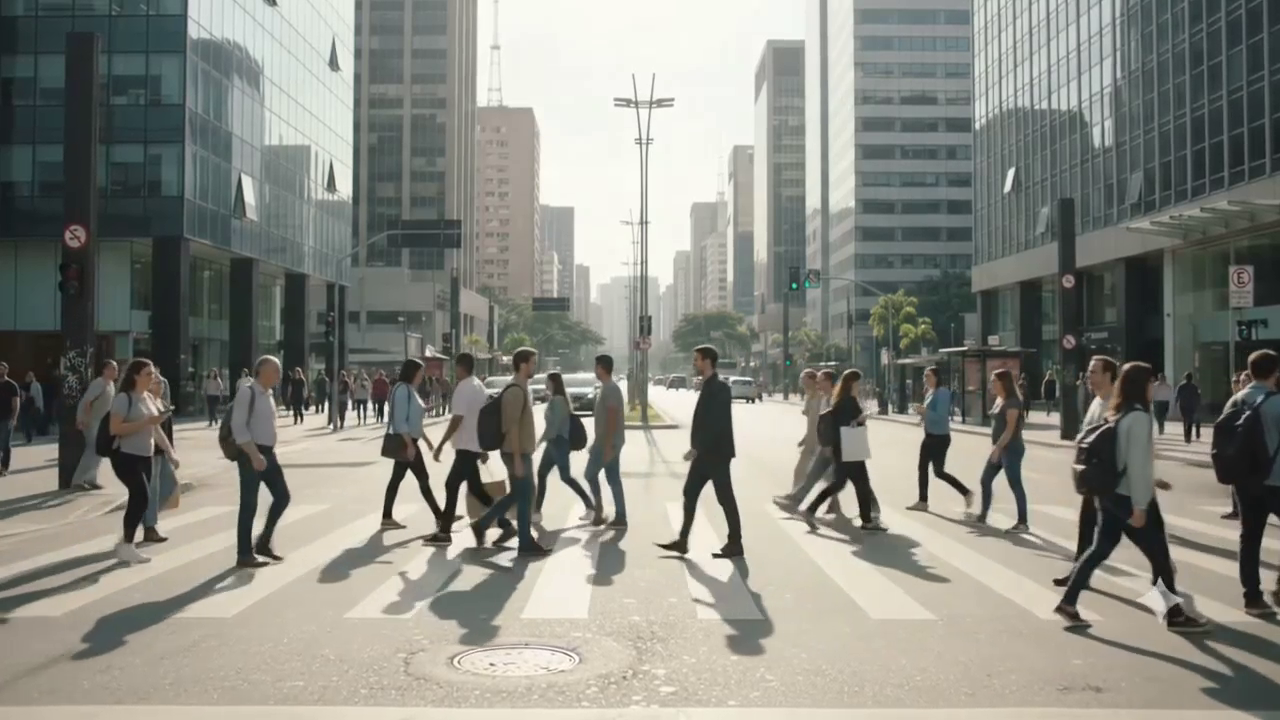
#> input picture frame 17 of TP3/ex1/video_exemplo.mp4, 1280 x 720 px
$ python item_a.py
#> lines starting #> are read from the running program, lines starting #| are printed output that depends on the picture; after the words box and inside, x2 and y2 are one past the last pixel; in counts of white or black regions, pixels touching at a corner belong together
import os, argparse, time, cv2, numpy as np

p = argparse.ArgumentParser(description='Detecta pedestres usando HOG em um vídeo')
p.add_argument('--video', default='video_exemplo.mp4', help='Caminho para o vídeo de entrada')
a = p.parse_args()

video_path = os.path.join(os.path.dirname(__file__), a.video)

# Configura o detector HOG pré‑treinado do OpenCV
hog = cv2.HOGDescriptor()
hog.setSVMDetector(cv2.HOGDescriptor_getDefaultPeopleDetector())

# Definição dos dois cenários de parâmetros
cenarios = {
    'rapido': dict(winStride=(12, 12), padding=(8, 8), scale=1.10),
    'preciso': dict(winStride=(4, 4),   padding=(8, 8), scale=1.03)
}

def processar_cenario(nome):
    """Processa o vídeo usando o cenário indicado.

    Retorna:
        (nome, frames, det_por_frame, tempo_medio_ms, fps)
    """
#> called with nome = 'rapido'
    cap = cv2.VideoCapture(video_path)
    tempos = []                # tempo de inferência por frame (ms)
    total_deteccoes = 0
    frames = 0
    cfg = cenarios[nome]

    while True:
        ok, frame = cap.read()
#> frame is the input picture: shape (720, 1280, 3); mean B, G, R 129.6, 137.6, 136.8
        if not ok:
            break
        t0 = time.perf_counter()
        rects, _ = hog.detectMultiScale(
            frame,
            winStride=cfg['winStride'],
            padding=cfg['padding'],
            scale=cfg['scale']
        )
#> rects = [[1033, 313, 77, 155], [349, 332, 113, 226], [190, 325, 129, 259], [794, 330, 116, 232], [946, 345, 114, 227], [1182, 358, 98, 213], [66, 318, 144, 288], [637, 305, 151, 302]]
        dur = (time.perf_counter() - t0) * 1000  # ms
        tempos.append(dur)
        total_deteccoes += len(rects)
#> total_deteccoes = 8
        frames += 1

        # Desenhar bounding boxes
        for (x, y, w, h) in rects:
            cv2.rectangle(frame, (x, y), (x + w, y + h), (0, 255, 0), 2)
#> this loop made 8 passes
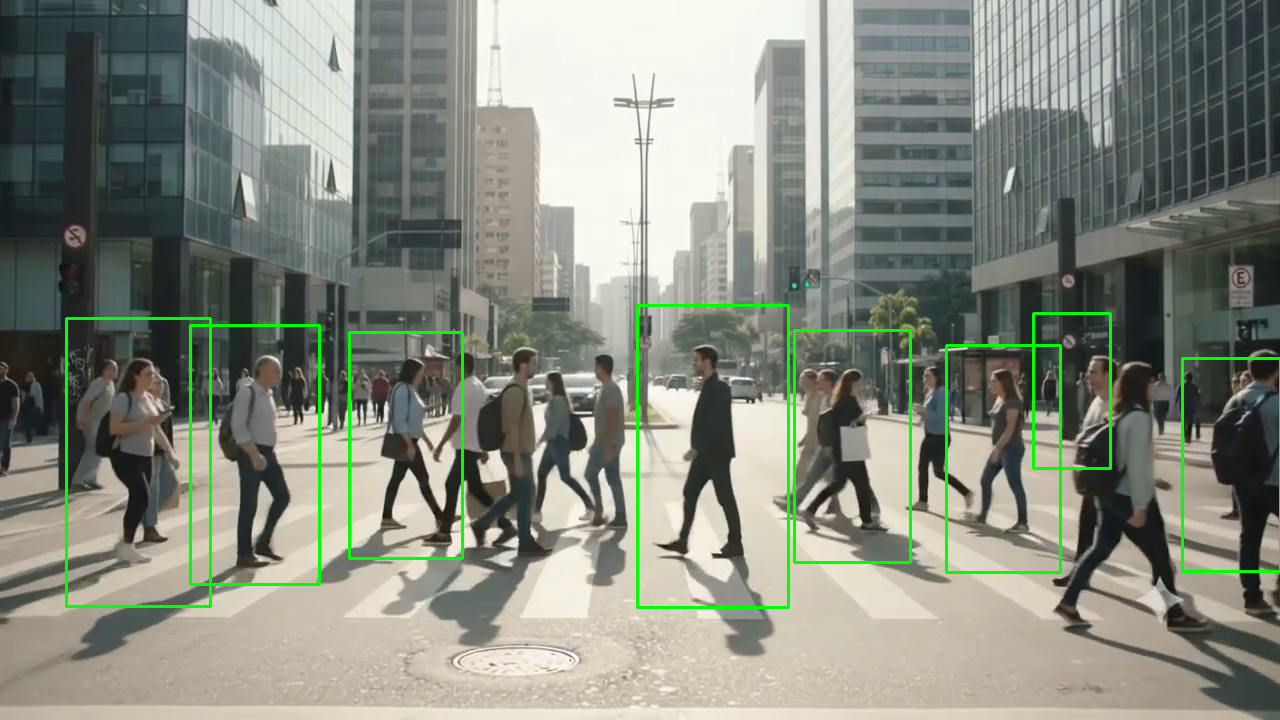
#> frame: shape (720, 1280, 3); 1.8% of pixels changed, all inside (x1, y1, x2, y2) = (65, 304, 1280, 609)

        # Informar no console
        print(f'[{nome}] frame={frames:04d} det={len(rects):2d} inferencia={dur:7.2f} ms')
#| [rapido] frame=0001 det= 8 inferencia= 379.18 ms

        # Mostrar o frame (opcional – pode ser comentado em ambientes sem tela)
        cv2.imshow('HOG People Detector', frame)
        if cv2.waitKey(1) & 0xFF == 27:  # ESC para sair
#> (key Esc is pressed here)
            break

    cap.release()
    cv2.destroyAllWindows()

    media_ms = float(np.mean(tempos)) if tempos else 0.0
    fps = 1000.0 / media_ms if media_ms else 0.0
    deteccoes_por_frame = total_deteccoes / frames if frames else 0.0
#> deteccoes_por_frame = 8
    return nome, frames, deteccoes_por_frame, media_ms, fps

# Executa ambos os cenários
resultados = [processar_cenario('rapido'), processar_cenario('preciso')]
#> call 2 of processar_cenario, with nome = 'preciso'
#> in processar_cenario (call 2), `rects, _ = hog.detectMultiScale( frame, winStride=cfg['winStride'], pa..`: rects = 19 rows, first 6: [297, 171, 66, 133], [1033, 314, 74, 148], [1157, 353, 66, 132], [894, 355, 83, 166], [952, 333, 108, 216], [195, 338, 128, 256]
#> in processar_cenario (call 2), `total_deteccoes += len(rects)`: total_deteccoes = 19
#> the loop in processar_cenario (call 2), `for (x, y, w, h) in rects:` made 19 passes
#> (x, y, w, h) on passes 1 to 12: (297, 171, 66, 133), (1033, 314, 74, 148), (1157, 353, 66, 132), (894, 355, 83, 166), (952, 333, 108, 216), (195, 338, 128, 256), (1100, 380, 77, 154), (29, 201, 94, 187), (284, 296, 81, 162), (1186, 364, 94, 200), (788, 316, 126, 252), (368, 327, 118, 235)
#> after the loop in processar_cenario (call 2), `for (x, y, w, h) in rects:`:
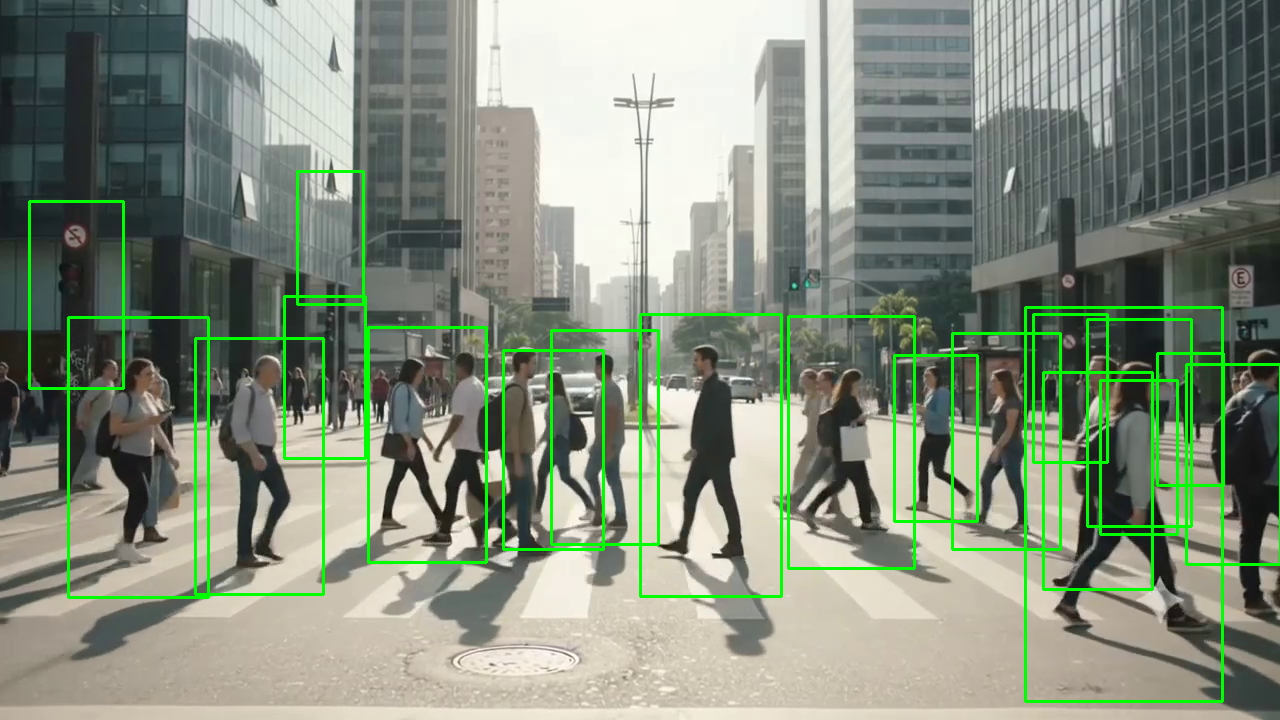
#> frame: shape (720, 1280, 3); 3.81% of pixels changed, all inside (x1, y1, x2, y2) = (28, 170, 1280, 703)
#| [preciso] frame=0001 det=19 inferencia=2223.94 ms
#> (key Enter is pressed here)
#> in processar_cenario (call 2), `deteccoes_por_frame = total_deteccoes / frames if frames else 0.0`: deteccoes_por_frame = 17
#> resultados = [('rapido', 1, 8, 379.2, 2.64), ('preciso', 3, 17, 1776.2, 0.563)]

# Tabela de resumo
print('\n' + '=' * 72)
header = f"{'Cenario':<12}{'Frames':>10}{'Det/frame':>14}{'ms/frame':>14}{'FPS':>12}"
print(header)
print('-' * 72)
for nome, frm, det_fp, ms_fp, fps in resultados:
    print(f'{nome:<12}{frm:>10d}{det_fp:>14.2f}{ms_fp:>14.2f}{fps:>12.2f}')
#> this loop made 2 passes
#| rapido               1          8.00        379.18        2.64
#| preciso              3         17.00       1776.16        0.56
print('=' * 72)

$ run again, starting later in the video
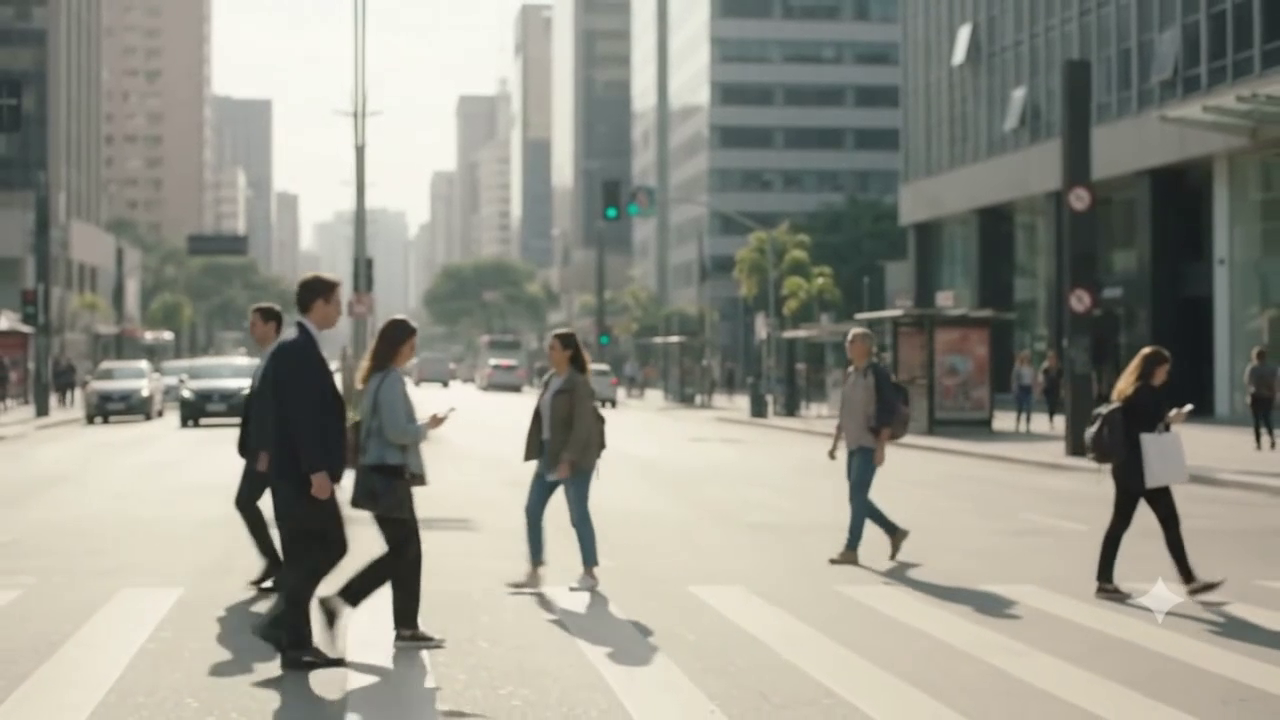
#> input picture frame 80 of TP3/ex1/video_exemplo.mp4, 1280 x 720 px
#> in processar_cenario, frame is the input picture: shape (720, 1280, 3); mean B, G, R 137.2, 147.6, 148
#> rects = [[223, 452, 78, 156], [194, 380, 125, 250], [477, 283, 180, 360], [1015, 195, 244, 488]]
#> total_deteccoes = 4
#> the loop in processar_cenario, `for (x, y, w, h) in rects:` made 4 passes
#> after the loop in processar_cenario, `for (x, y, w, h) in rects:`:
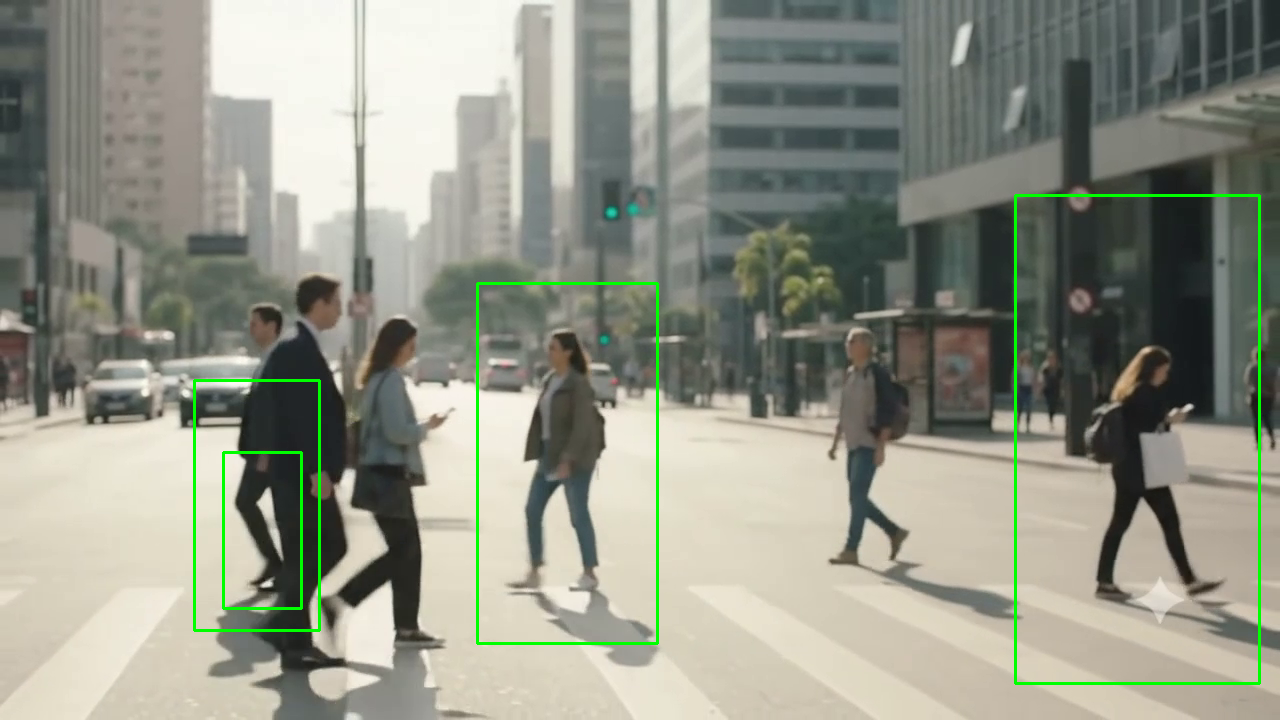
#> frame: shape (720, 1280, 3); 1.22% of pixels changed, all inside (x1, y1, x2, y2) = (193, 194, 1261, 685)
#| [rapido] frame=0001 det= 4 inferencia= 326.81 ms
#> rects = [[991, 324, 69, 138], [215, 427, 93, 185], [46, 290, 79, 157], [648, 269, 81, 162], [1040, 167, 87, 174], [785, 292, 159, 318], [472, 278, 188, 376], [1038, 261, 205, 410], [254, 253, 218, 437], [712, 79, 288, 575]]
#> total_deteccoes = 10
#> the loop in processar_cenario (call 2), `for (x, y, w, h) in rects:` made 10 passes
#> after the loop in processar_cenario (call 2), `for (x, y, w, h) in rects:`:
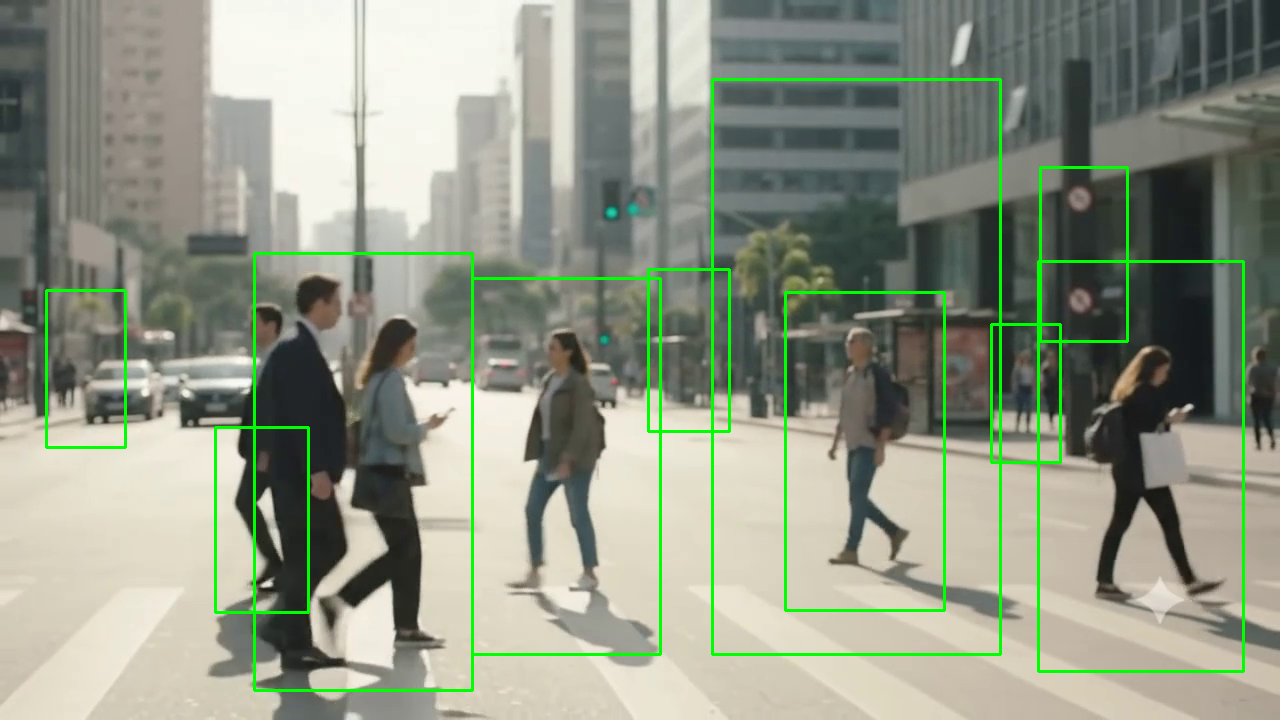
#> frame: shape (720, 1280, 3); 2.71% of pixels changed, all inside (x1, y1, x2, y2) = (45, 78, 1245, 692)
#| [preciso] frame=0001 det=10 inferencia=2286.18 ms
#> deteccoes_por_frame = 10.33
#> resultados = [('rapido', 1, 4, 326.8, 3.06), ('preciso', 3, 10.33, 2005.5, 0.499)]
#> the loop `for nome, frm, det_fp, ms_fp, fps in resultados:` made 2 passes
#> (printed output is left out)

$ run again, starting later in the video
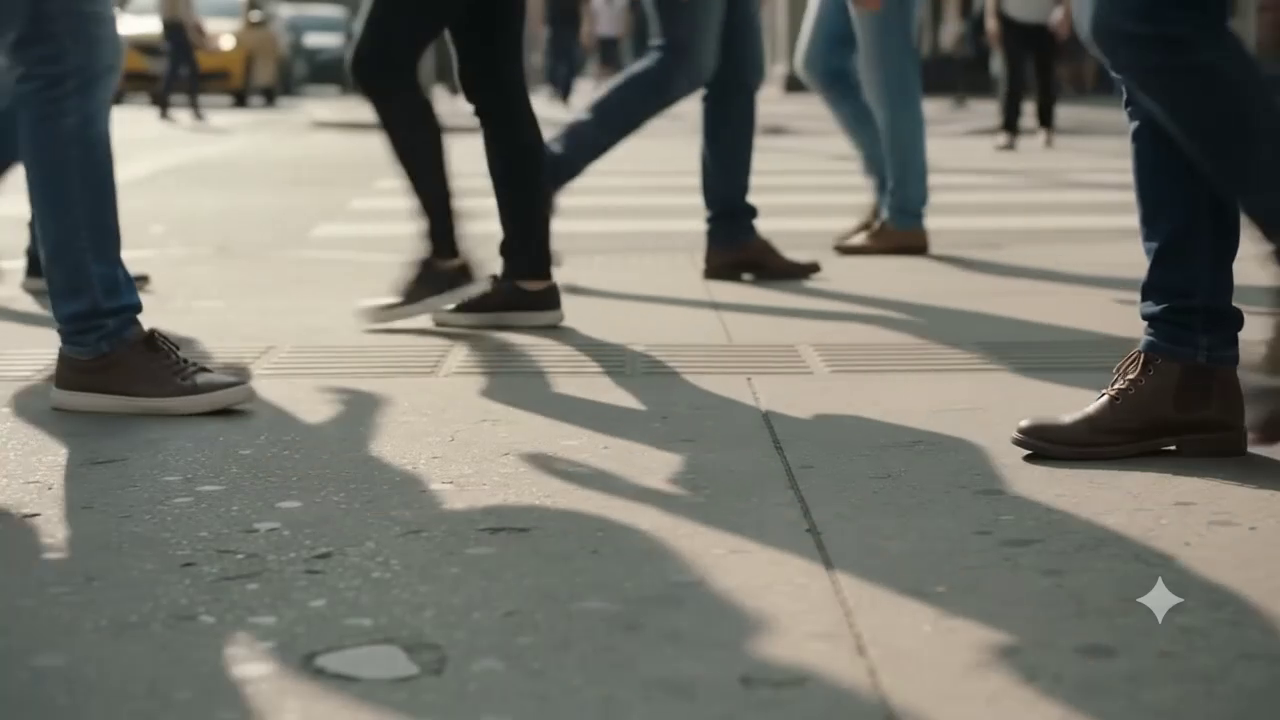
#> input picture frame 143 of TP3/ex1/video_exemplo.mp4, 1280 x 720 px
#> in processar_cenario, frame is the input picture: shape (720, 1280, 3); mean B, G, R 108.9, 117.6, 118.2
#> rects = ()
#> total_deteccoes = 0
#| [rapido] frame=0001 det= 0 inferencia= 320.13 ms
#> rects = [[399, 6, 78, 156], [373, 73, 114, 228], [671, 146, 118, 234]]
#> total_deteccoes = 3
#> the loop in processar_cenario (call 2), `for (x, y, w, h) in rects:` made 3 passes
#> after the loop in processar_cenario (call 2), `for (x, y, w, h) in rects:`:
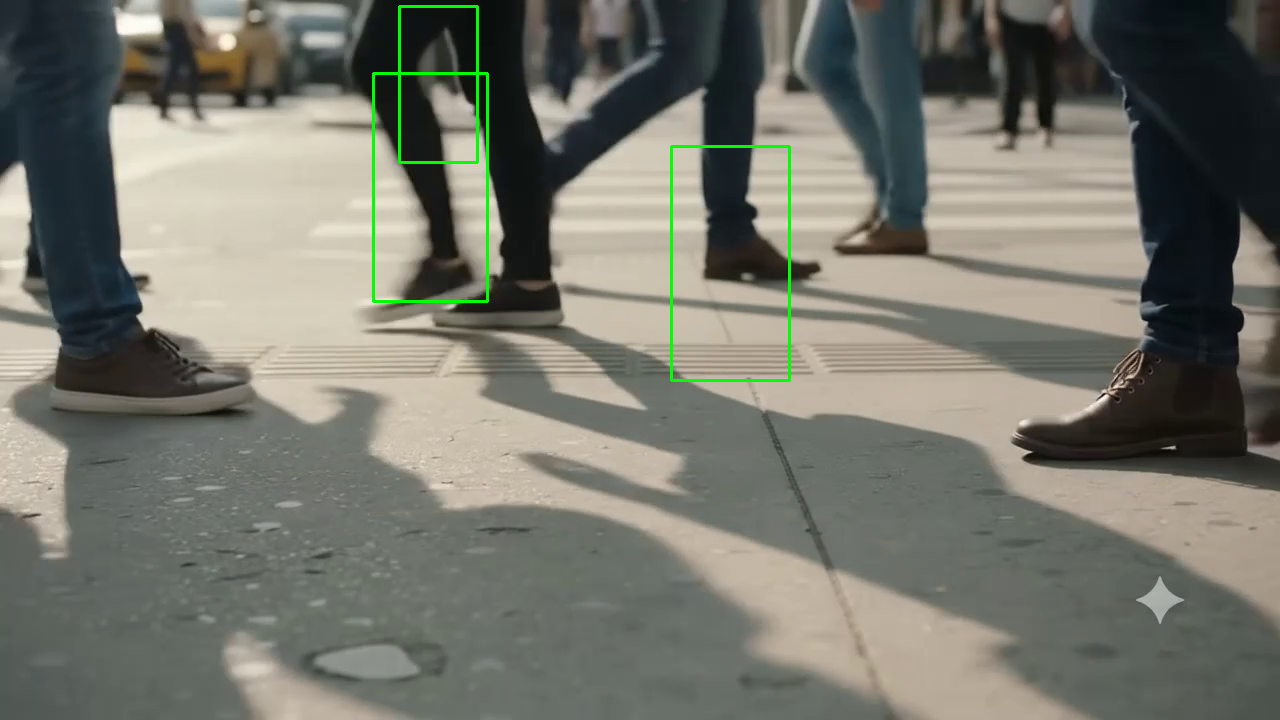
#> frame: shape (720, 1280, 3); 0.6% of pixels changed, all inside (x1, y1, x2, y2) = (372, 5, 791, 382)
#| [preciso] frame=0001 det= 3 inferencia=1535.81 ms
#> deteccoes_por_frame = 4.33
#> resultados = [('rapido', 1, 0, 320.1, 3.12), ('preciso', 3, 4.33, 1535.1, 0.651)]
#> the loop `for nome, frm, det_fp, ms_fp, fps in resultados:` made 2 passes
#> (printed output is left out)
